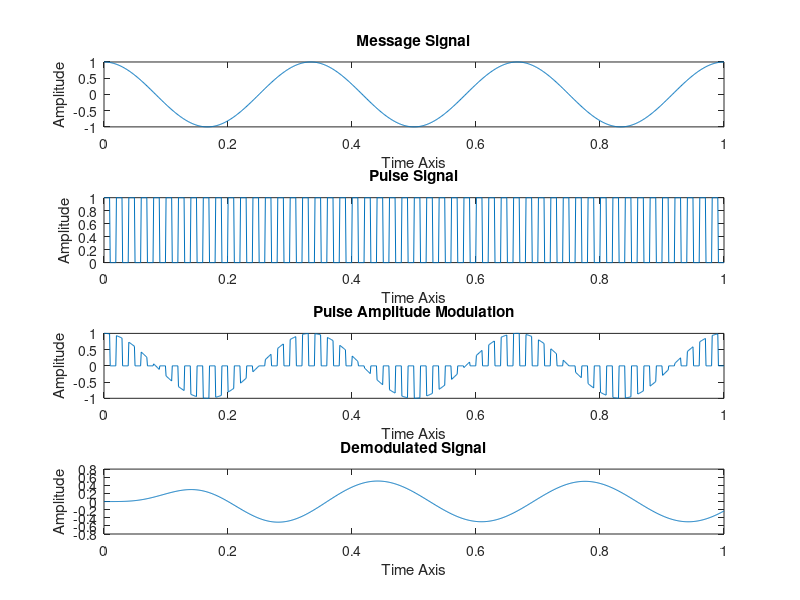

MATLAB code for this plot:
%% Pulse Amplitude Modulation
clc;
close all;
clear all;

samples = 1000;
fm = 3; % source frequency
Am = 1;
Ac = 1;
fs = 10; % sam
t = linspace(0,1,samples);
m_t = Am*cos(2*pi*fm*t);

% PAM Signal
c_t = zeros(1,samples);
for i = 1:20:samples
    c_t(1, i:i+9) = 1;
    c_t(1, i+10:i+19) = 0;
end

s_t = m_t.*c_t;

figure(1)
subplot(4,1,1);
plot(t,m_t);
title('Message Signal');
xlabel('Time Axis');
ylabel('Amplitude');

subplot(4,1,2);
plot(t,c_t);
title('Pulse Signal');
xlabel('Time Axis');
ylabel('Amplitude');

subplot(4,1,3);
plot(t,s_t);
title('Pulse Amplitude Modulation');
xlabel('Time Axis');
ylabel('Amplitude');

%demodulation
dt = s_t.*c_t;
[b,a] = butter(5,0.01);
retrieved = filter(b,a,dt);

subplot(4,1,4);
plot(t, retrieved);
title('Demodulated Signal');
xlabel('Time Axis');
ylabel('Amplitude');
